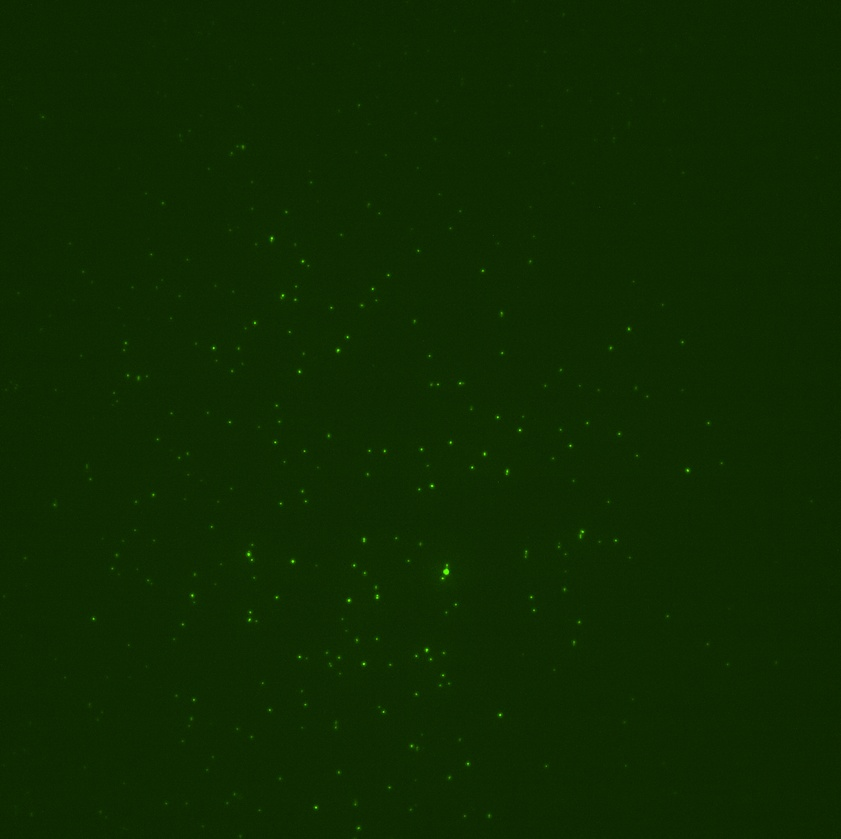
#> input picture Images/10k/D2_10kflow_2percentSDSPBS_450xdilBatch3vWF_Area1.jpg, 841 x 839 px, shrunk from 2048 x 2044 before the run
$ jupyter execute --allow-errors 'Nov 13 2019.ipynb'   (shell and % lines are left out)
#> lines starting #> are read from the running program, lines starting #| are printed output that depends on the picture
[cell 1]
import numpy as np
from PIL import Image
import matplotlib.pyplot as plt

from skimage.exposure import histogram
from skimage.color import rgb2gray

image = Image.open('Images/10k/D2_10kflow_2percentSDSPBS_450xdilBatch3vWF_Area1.jpg')
#> image is the input picture: PIL image 841x839 RGB; mean R, G, B 14.8, 42, 1
img_array = np.array(image)
image_gray = rgb2gray(img_array)
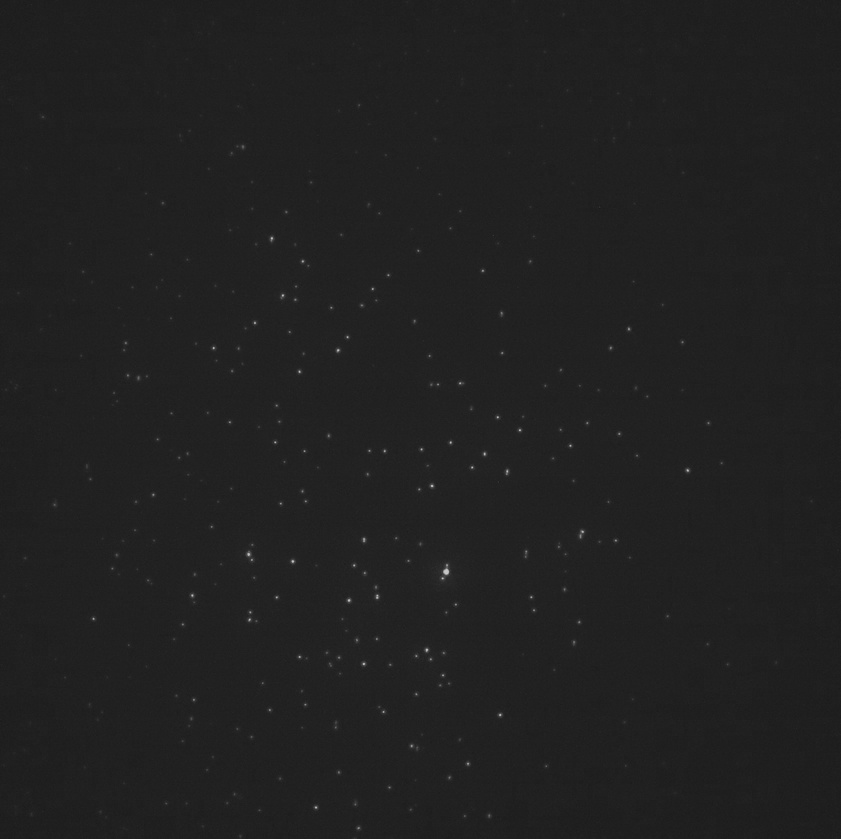
#> image_gray: shape (839, 841) float64; min 0.102, max 0.797, mean 0.13
hist, hist_centers = histogram(image_gray)
#> hist = 256 values, max 178255 at index 10, min 0 at index 138, mean 2756.2; hist_centers = 256 values from 0.103 to 0.796

plt.rcParams.update({'font.size': 100})
fig, axes = plt.subplots(2, 1, figsize=(80, 160))
#axes[0].imshow(image_gray, cmap=plt.cm.gray)
plt.yscale('log')
axes[1].plot(hist_centers, hist, lw=2)
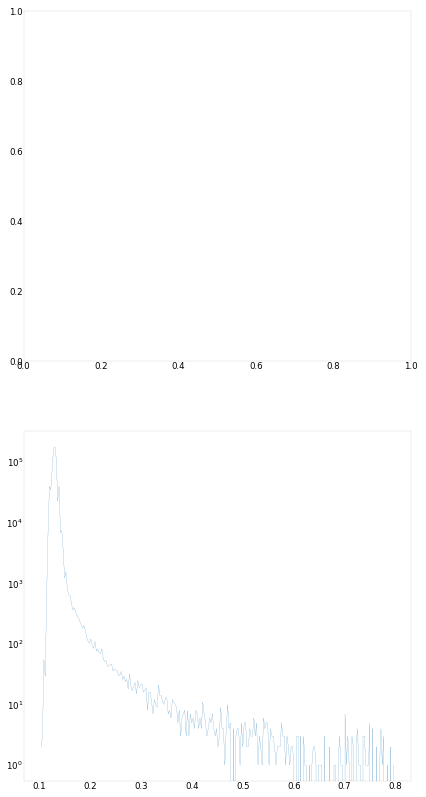
#> figure drawn by matplotlib, 1 panel; curve peaks at x = 0.131, y = 178255

[cell 2]
from skimage.measure import label, regionprops
#> (the rest of this cell did not finish here and is left out)

[cell 3]
elem = np.argmax(hist)
#> elem = 10
print(elem)
#| 10

[cell 4]
hist.shape
#> Out = (256,)

$ run again, with Images/10k/D2_10kflow_2percentSDSPBS_450xdilBatch3vWF_Area2.jpg copied over Images/10k/D2_10kflow_2percentSDSPBS_450xdilBatch3vWF_Area1.jpg
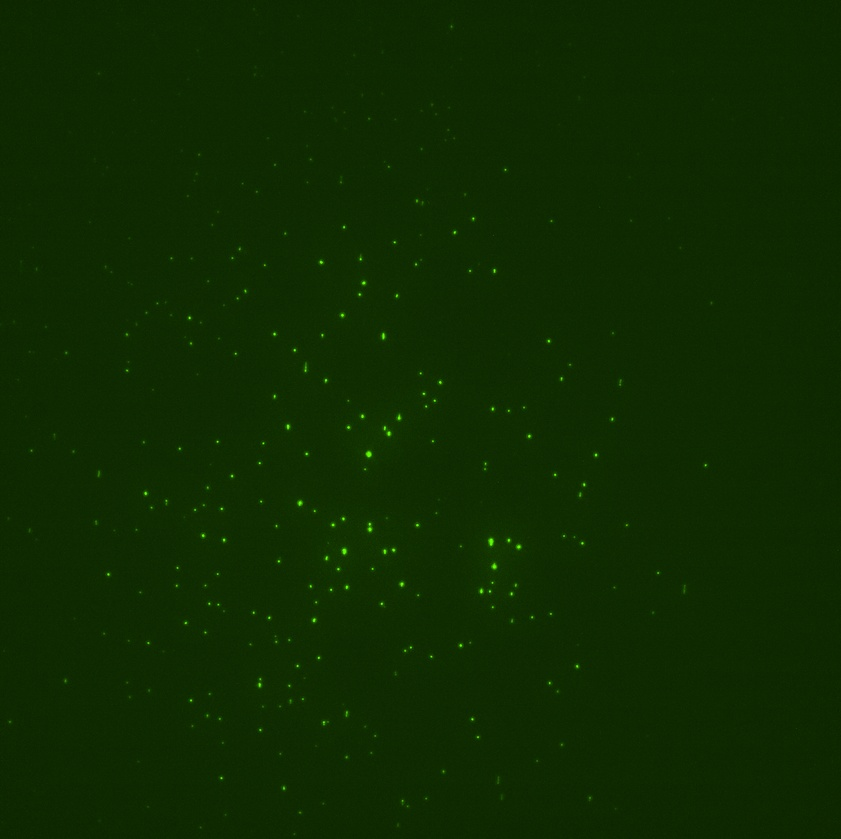
#> input picture Images/10k/D2_10kflow_2percentSDSPBS_450xdilBatch3vWF_Area2.jpg, 841 x 839 px, shrunk from 2048 x 2044 before the run
#> image is the input picture: PIL image 841x839 RGB; mean R, G, B 15, 42.7, 1
#> `image_gray = rgb2gray(img_array)`:
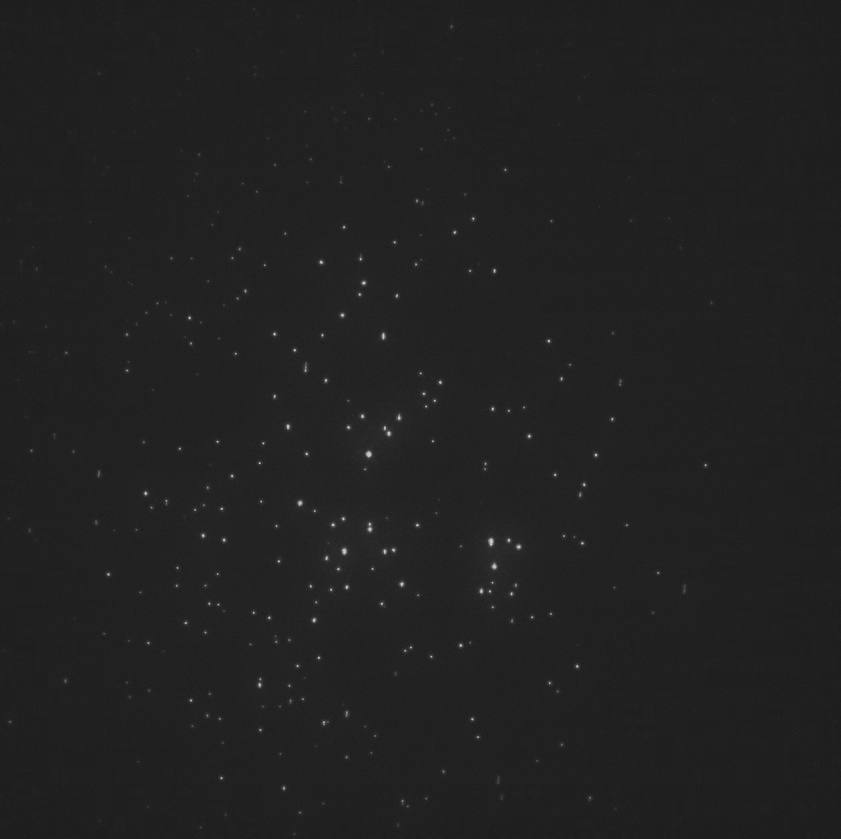
#> image_gray: shape (839, 841) float64; min 0.106, max 0.796, mean 0.133
#> hist = 256 values, max 163495 at index 9, min 0 at index 200, mean 2756.2; hist_centers = 256 values from 0.107 to 0.795
#> `[cell 1] import numpy as np from PIL import Image import matplotlib.py..`:
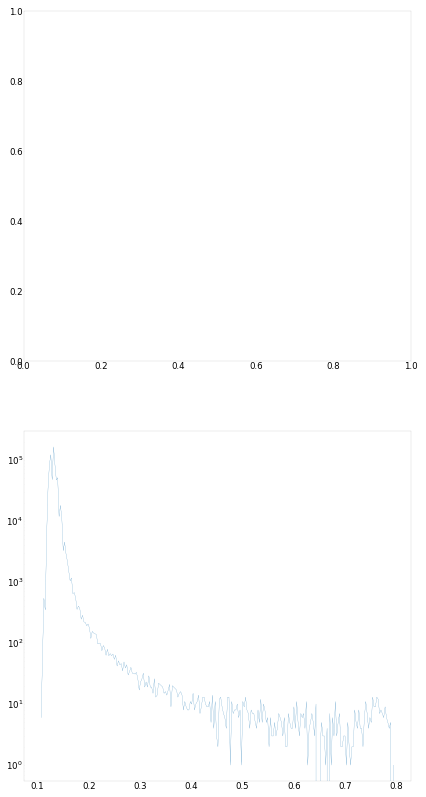
#> figure drawn by matplotlib, 1 panel; curve peaks at x = 0.131, y = 163495
#> elem = 9
#| 9

$ run again, with Images/10k/D2_10kflow_2percentSDSPBS_450xdilBatch3vWF_Area3.jpg copied over Images/10k/D2_10kflow_2percentSDSPBS_450xdilBatch3vWF_Area1.jpg
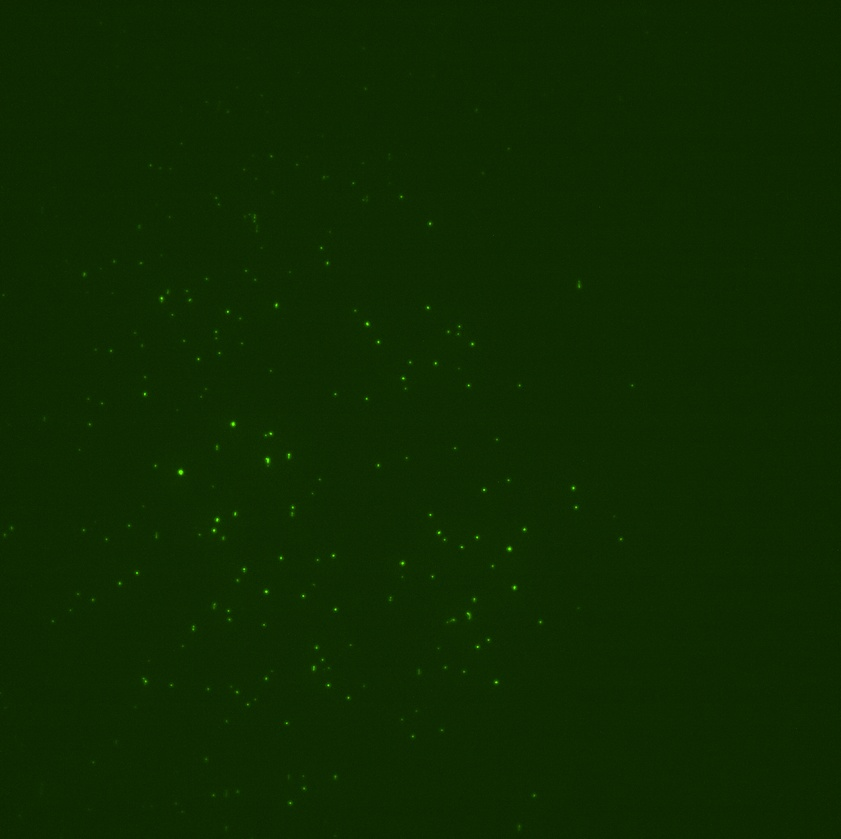
#> input picture Images/10k/D2_10kflow_2percentSDSPBS_450xdilBatch3vWF_Area3.jpg, 841 x 839 px, shrunk from 2048 x 2044 before the run
#> image is the input picture: PIL image 841x839 RGB; mean R, G, B 14.6, 41.7, 0.9
#> `image_gray = rgb2gray(img_array)`:
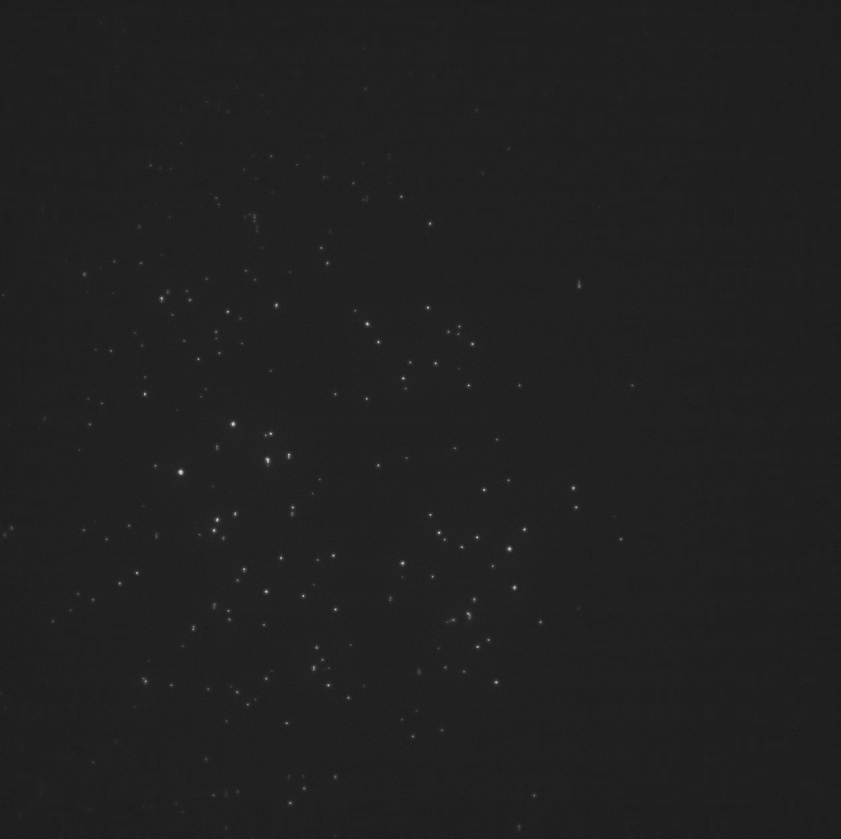
#> image_gray: shape (839, 841) float64; min 0.102, max 0.796, mean 0.129
#> hist = 256 values, max 169931 at index 9, min 0 at index 176, mean 2756.2; hist_centers = 256 values from 0.103 to 0.794
#> `[cell 1] import numpy as np from PIL import Image import matplotlib.py..`:
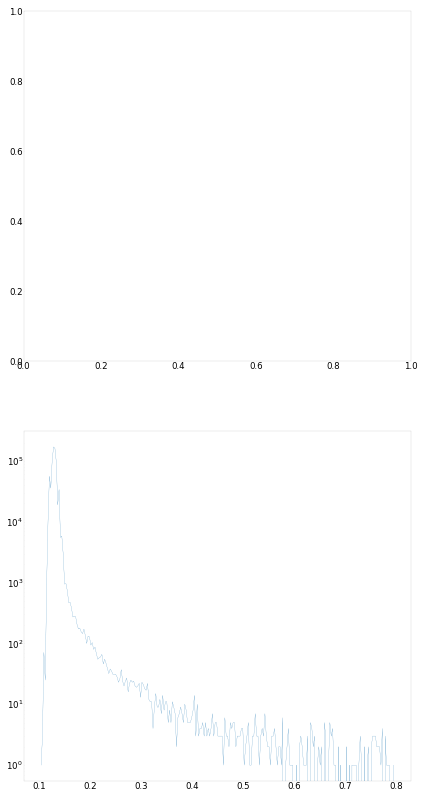
#> figure drawn by matplotlib, 1 panel; curve peaks at x = 0.128, y = 169931
#> elem = 9
#| 9

$ run again, with Images/10k/D2_10kflow_2percentSDSPBS_450xdilBatch3vWF_Area4.jpg copied over Images/10k/D2_10kflow_2percentSDSPBS_450xdilBatch3vWF_Area1.jpg
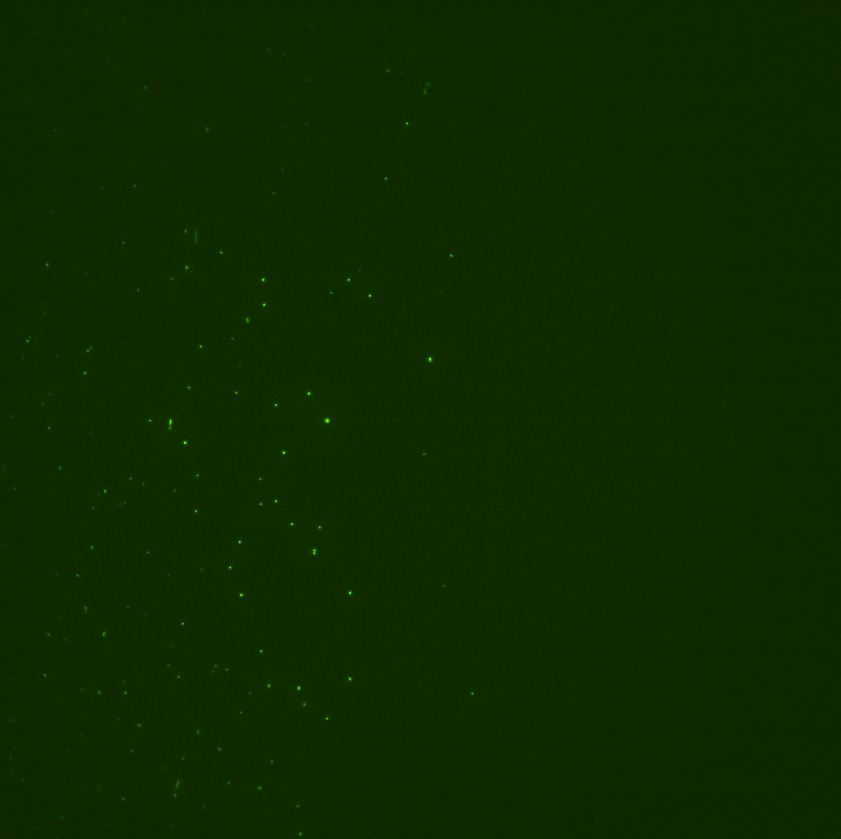
#> input picture Images/10k/D2_10kflow_2percentSDSPBS_450xdilBatch3vWF_Area4.jpg, 841 x 839 px, shrunk from 2048 x 2044 before the run
#> image is the input picture: PIL image 841x839 RGB; mean R, G, B 14.5, 41.4, 0.9
#> `image_gray = rgb2gray(img_array)`:
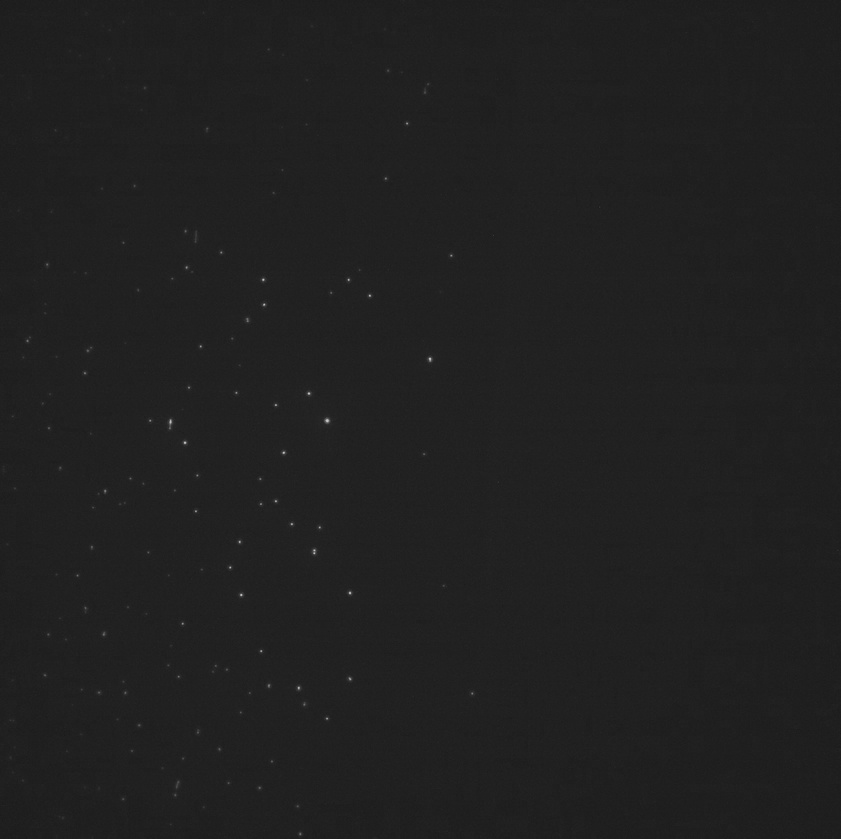
#> image_gray: shape (839, 841) float64; min 0.105, max 0.778, mean 0.129
#> hist = 256 values, max 192546 at index 8, min 0 at index 80, mean 2756.2; hist_centers = 256 values from 0.106 to 0.776
#> `[cell 1] import numpy as np from PIL import Image import matplotlib.py..`:
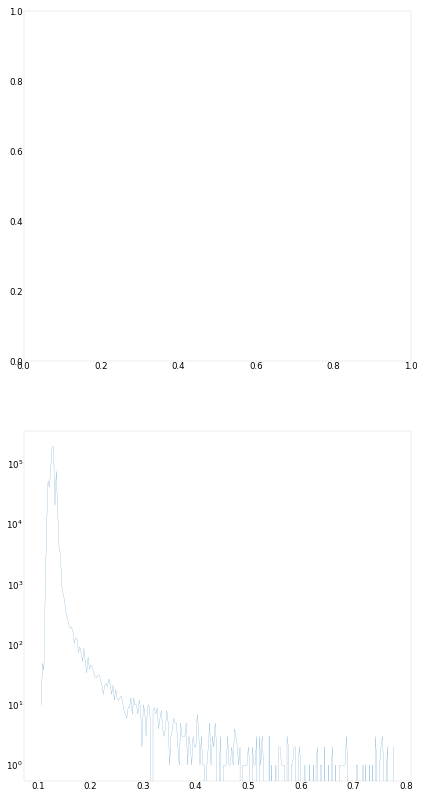
#> figure drawn by matplotlib, 1 panel; curve peaks at x = 0.127, y = 192546
#> elem = 8
#| 8
